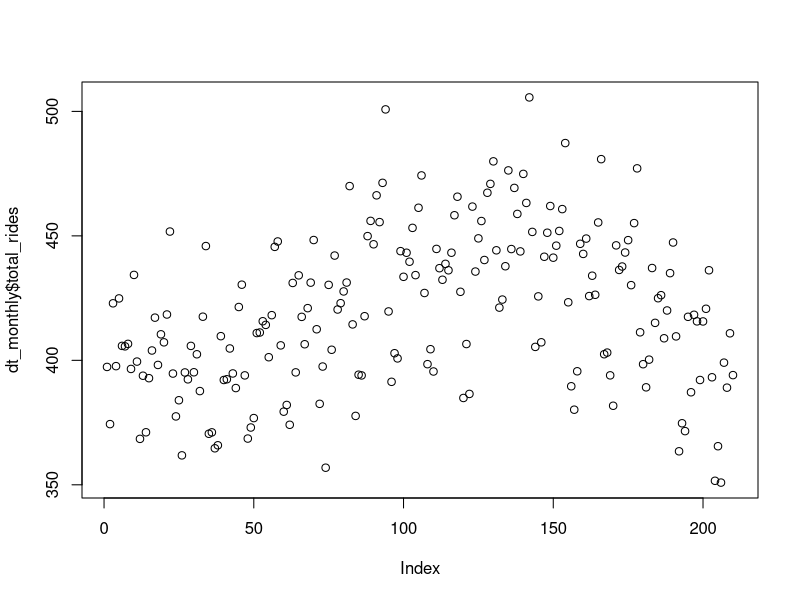
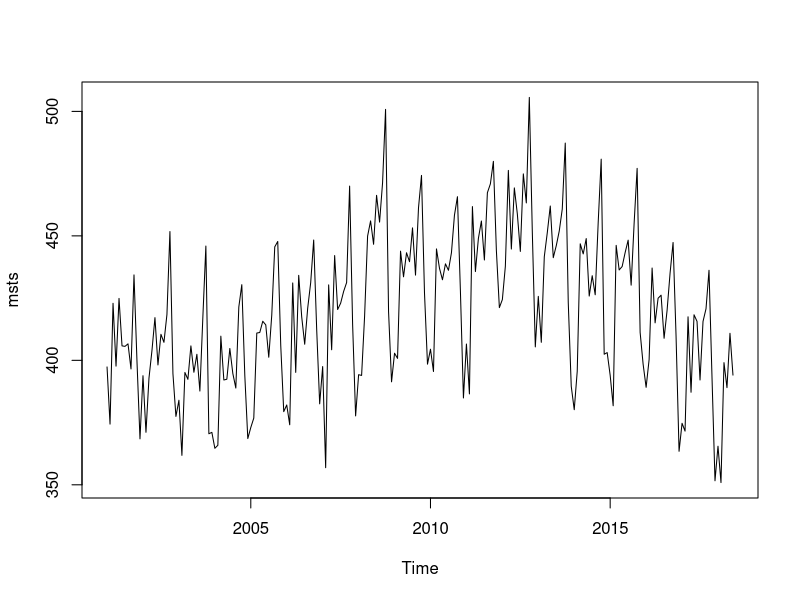

Here is the R script that generated these plots, in order: (Note: this script raises an error after producing the figures.)
library(forecast)
library(lubridate)
library(data.table)
library(tseries)

dt = fread("Data/CTA_data.csv")
dt_daily = dt[,c("service_date", "total_rides")]
dt_daily = unique(dt_daily)
dt_daily$service_date = as.Date(dt_daily$service_date, format = "%m/%d/%Y")
dt_daily$month = strftime(dt_daily$service_date, "%m")
dt_daily$year = strftime(dt_daily$service_date, "%Y")
dt_monthly = aggregate(total_rides ~ month + year, dt_daily, sum)

# Scale data to 100,000
dt_monthly$total_rides = dt_monthly$total_rides/100000

plot(dt_monthly$total_rides)

aggregate(total_rides ~ service_date, dt_daily, length)

msts = msts(dt_monthly$total_rides, seasonal.periods = c(6,12), start=decimal_date(dt_daily$service_date[1]))
plot(msts)

# Split into train and test datasets
training = subset(msts, end = length(msts)-12)
test = subset(msts, start = length(msts)-11)

x = seq(1, length(training))
fit_poly = lm(training ~ poly(x, 1))
A1 = sum(fit_poly$residuals^2)
print(paste0("RSS: ", A1))
for (i in 2:5){
  fit_poly = lm(training ~ poly(x, i))
  A0 = sum(fit_poly$residuals^2)
  n_r = length(x) - length(fit_poly$coefficients)
  F0 = (A1 - A0)/(A0/n_r)
  F_dist = 1- pf(F0, 1, n_r)
  print(paste0("Comparing polynomials with degrees ", i-1, " and ", i))
  print(paste0("RSS: " , A0))
  print(paste0("F0: ", F0))
  print(paste0("Significance: ", F_dist))
  A1=A0
}
fit_poly = lm(dt_monthly$total_rides ~ poly(x, 2))
rss = sum(fit_poly$residuals^2)
plot(x, dt_monthly$total_rides,'b-')
lines(x, fitted(fit_poly))

# Choose polynomial with degree 3 as best fit
fit_poly = lm(training ~ poly(x, 3))

dt_notrend = fit_poly$residuals
dt_ts = ts(dt_notrend, frequency = 12)

  
f12 = fourier(ts(dt_notrend, frequency = 12), K=1)
f6 = fourier(ts(dt_notrend, frequency = 6), K=3)
dt_notrend_noseason = lm(dt_notrend ~ f12 + f6)
adf.test(dt_notrend_noseason$residuals, alternative = "stationary")
Box.test(dt_notrend_noseason$residuals, lag = 20, type = 'Ljung-Box')


f12 = fourier(ts(dt_notrend, frequency = 12), K=1)
fit_poly = lm(dt_notrend ~ 0+f12)
A1 = sum(fit_poly$residuals^2)
print(paste0("RSS: ", A1))

for (j in 2:6){
  f12 = fourier(ts(dt_notrend, frequency = 12), K=j)
  fit_poly = lm(dt_notrend ~ 0 + f12)  
  A0 = sum(fit_poly$residuals^2)
  n_r = length(x) - length(fit_poly$coefficients)
  F0 = ((A1 - A0)/2)/(A0/n_r)
  F_dist = 1- pf(F0, 2, n_r)
  print(paste0("Comparing polynomials with degrees ", 2*(j-1), " and ", 2*j))
  print(paste0("F12 degree: ", j))
  print(paste0("RSS: " , A0))
  print(paste0("Significance: ", F_dist))
  A1=A0
}

sin_cos = cbind(sin(2*pi*x*7/12),cos(2*pi*x*7/12))
fit_poly = lm(dt_notrend~f12+sin_cos)
A0 = sum(fit_poly$residuals^2)
n_r = length(x) - length(fit_poly$coefficients)
F0 = ((A1 - A0)/2)/(A0/n_r)
F_dist = 1- pf(F0, 2, n_r)
print(paste0("RSS: " , A0))
print(paste0("Significance: ", F_dist))


f_test = function(x){
  print('hello')
}
